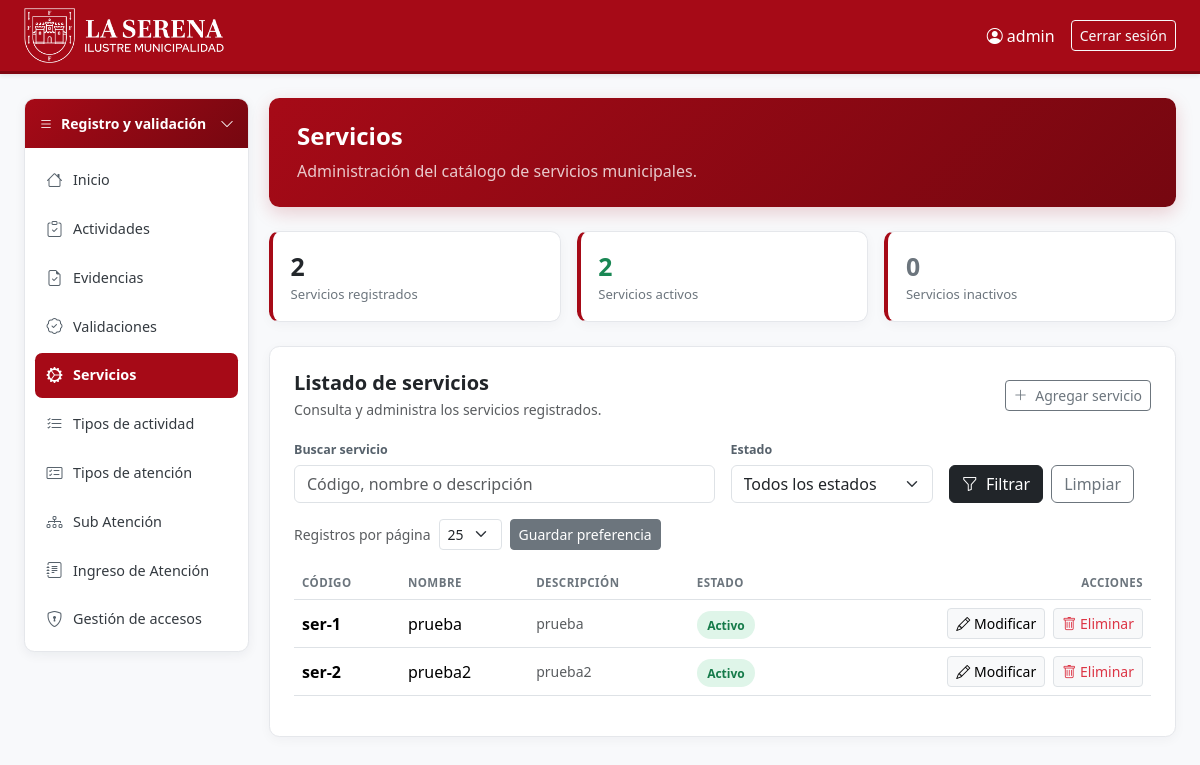
/registration/services/ (signed in), run on the app's committed database.
### registration_validation/models.py (models this page shows, shortened)
class Service(BaseModel):
    service_id = models.BigAutoField(
        primary_key=True,
        verbose_name="ID del servicio",
    )
    code = models.CharField(
        max_length=50,
        unique=True,
        verbose_name="Código",
    )
    name = models.CharField(
        max_length=150,
        verbose_name="Nombre",
    )
    description = models.TextField(
        blank=True,
        verbose_name="Descripción",
    )
    status = models.BooleanField(
        default=True,
        verbose_name="Estado",
    )
    class Meta:
        verbose_name = "Servicio"
        verbose_name_plural = "Servicios"
        ordering = ("name", "service_id")

### registration_validation/views.py (the view)
class ServiceListView(
    ServicePermissionMixin,
    RegistrationPaginationMixin,
    ListView,
):
    model = Service
    permission_required = (
        "registration_validation.view_service"
    )
    template_name = (
        "registration_validation/service_list.html"
    )
    context_object_name = "services"
    def get_queryset(self):
        return filtered_services(self.request)
    def get_context_data(self, **kwargs):
        context = super().get_context_data(**kwargs)
        context["query"] = self.request.GET.get(
            "q", ""
        ).strip()
        context["selected_status"] = self.request.GET.get(
            "status", ""
        ).strip()
        context.update(service_metrics())
        return context

### registration_validation/views.py (called while the page is built)
def registration_page_size_context(request):
    size = request.session.get(
        REGISTRATION_PAGE_SIZE_SESSION_KEY,
        REGISTRATION_PAGE_SIZE,
    )
    if size not in REGISTRATION_PAGE_SIZE_OPTIONS:
        size = REGISTRATION_PAGE_SIZE
    return {
        "page_size": size,
        "page_size_options": REGISTRATION_PAGE_SIZE_OPTIONS,
    }

def scoped_services():
    return Service.objects.filter(deleted_at__isnull=True)

def filtered_services(request):
    services = scoped_services()
    query = request.GET.get("q", "").strip()
    selected_status = request.GET.get("status", "").strip()
    if query:
        services = services.filter(
            Q(code__icontains=query)
            | Q(name__icontains=query)
            | Q(description__icontains=query)
        )
    if selected_status == "active":
        services = services.filter(status=True)
    elif selected_status == "inactive":
        services = services.filter(status=False)
    return services.order_by("name", "service_id")

def service_metrics():
    services = scoped_services()
    return {
        "total_services": services.count(),
        "active_services": services.filter(
            status=True
        ).count(),
        "inactive_services": services.filter(
            status=False
        ).count(),
    }

    def get_page_size(self):
        return registration_page_size_context(
            self.request,
        )["page_size"]

    def get_paginate_by(self, queryset):
        return self.get_page_size()

    def get_context_data(self, **kwargs):
        context = super().get_context_data(**kwargs)
        context.update(
            registration_page_size_context(
                self.request,
            )
        )
        return context

### templates/registration_validation/service_list.html (shortened to what this page needs)
{% extends "registration_validation/base.html" %}
{% block contenido %}
<div class="registration-shell pb-4">
    <section class="registration-hero mb-4">
        <h1 class="fw-bold mb-2">Servicios</h1>
        <p class="mb-0">
            Administración del catálogo de servicios municipales.
        </p>
    </section>
    <div class="row g-3 mb-4">
        <div class="col-md-4">
            <div class="section-card metric h-100">
                <div class="value">
                    {{ total_services|default:"0" }}
                </div>
                <div class="label">Servicios registrados</div>
            </div>
        </div>
        <div class="col-md-4">
            <div class="section-card metric h-100">
                <div class="value text-success">
                    {{ active_services|default:"0" }}
                </div>
                <div class="label">Servicios activos</div>
            </div>
        </div>
        <div class="col-md-4">
            <div class="section-card metric h-100">
                <div class="value text-secondary">
                    {{ inactive_services|default:"0" }}
                </div>
                <div class="label">Servicios inactivos</div>
            </div>
        </div>
    </div>
    <section class="section-card p-3 p-lg-4">
        <div class="d-flex justify-content-between
                    align-items-center flex-wrap gap-2 mb-3">
            <div>
                <h2 class="h5 fw-bold mb-1">
                    Listado de servicios
                </h2>
                <p class="text-muted small mb-0">
                    Consulta y administra los servicios registrados.
                </p>
            </div>
            {% if perms.registration_validation.add_service %}
                <a href="{% url 'registration:service_create' %}"
                   class="btn btn-outline-secondary btn-sm">
                    <i class="bi bi-plus-lg me-1"></i>
                    Agregar servicio
                </a>
            {% endif %}
        </div>
        <form method="get" class="row g-3 mb-3">
            <div class="col-md-6">
                <label class="filter-label" for="service-search">
                    Buscar servicio
                </label>
                <input
                    type="search"
                    id="service-search"
                    name="q"
                    value="{{ query }}"
                    class="form-control"
                    placeholder="Código, nombre o descripción">
            </div>
            <div class="col-md-3">
                <label class="filter-label" for="service-status">
                    Estado
                </label>
                <select
                    id="service-status"
                    name="status"
                    class="form-select">
                    <option value="">Todos los estados</option>
                </select>
            </div>
            <div class="col-md-3 d-flex align-items-end gap-2">
                <button type="submit" class="btn btn-dark">
                    <i class="bi bi-funnel me-1"></i>
                    Filtrar
                </button>
                <a href="{% url 'registration:service_list' %}"
                   class="btn btn-outline-secondary">
                    Limpiar
                </a>
            </div>
        </form>
        {% if not open_modal %}
        <form
            method="post"
            action="{% url 'registration:set_page_size' %}"
            class="d-flex flex-wrap align-items-center gap-2 mb-3">
            <label for="service-page-size"
                   class="form-label mb-0 small text-muted">
                Registros por página
            </label>
            <select
                id="service-page-size"
                name="page_size"
                class="form-select form-select-sm w-auto">
                {% for size in page_size_options %}
                    <option
                        value="{{ size }}"
                        {% if size == page_size %}selected{% endif %}>
                        {{ size }}
                    </option>
                {% endfor %}
            </select>
            <button type="submit"
                    class="btn btn-secondary btn-sm">
                Guardar preferencia
            </button>
        </form>
        {% endif %}
        <div class="table-responsive">
            <table class="table table-hover align-middle">
                <thead>
                    <tr>
                        <th>Código</th>
                        <th>Nombre</th>
                        <th>Descripción</th>
                        <th>Estado</th>
                        <th class="text-end">Acciones</th>
                    </tr>
                </thead>
                <tbody>
                    {% for service in services %}
                    <tr>
                        <td class="fw-semibold">
                            {{ service.code }}
                        </td>
                        <td>
                            {{ service.name }}
                        </td>
                        <td class="text-muted small">
                            {% if service.description %}
                                {{ service.description|truncatechars:100 }}
                            {% else %}
                                Sin descripción
                            {% endif %}
                        </td>
                        <td>
                            {% if service.status %}
                                <span class="status status-green">
                                    Activo
                                </span>
                            {% else %}
                                <span class="status status-muted">
                                    Inactivo
                                </span>
                            {% endif %}
                        </td>
                        <td class="text-end">
                            {% if perms.registration_validation.change_service %}
                                <a
                                    href="{% url 'registration:service_update' service.service_id %}"
                                    class="btn btn-sm btn-light border me-1"
                                    title="Modificar servicio">
                                    <i class="bi bi-pencil"></i>
                                    Modificar
                                </a>
                            {% endif %}
                            {% if perms.registration_validation.delete_service %}
                                <button
                                    type="button"
                                    class="btn btn-sm btn-light border text-danger"
                                    onclick="confirmDeleteService(
                                        '{{ service.service_id }}',
                                        '{{ service.name|escapejs }}'
                                    )">
                                    <i class="bi bi-trash"></i>
                                    Eliminar
                                </button>
                            {% endif %}
                        </td>
                    </tr>
                    {% endfor %}
                </tbody>
            </table>
        </div>
    </section>
</div>
{% endblock %}

### templates/base.html (shortened to what this page needs)
<!DOCTYPE html>
{% load static %}
<html lang="es">
<head>
    <link href="https://cdn.jsdelivr.net/npm/bootstrap@5.3.3/dist/css/bootstrap.min.css" rel="stylesheet">
    <link href="https://cdn.jsdelivr.net/npm/bootstrap-icons@1.11.3/font/bootstrap-icons.min.css" rel="stylesheet">
</head>
<body>
<nav class="navbar navbar-expand-lg topbar mb-4 shadow-sm">
    <div class="container-fluid px-4">
        <a class="navbar-brand py-0" href="{% url 'home' %}">
            <img src="{% static 'img/horizontal-blanco.png' %}" alt="Logo La Serena" height="55">
        </a>
        <div class="collapse navbar-collapse" id="navbarMain">
            {% if user.is_authenticated %}
            <ul class="navbar-nav me-auto">
                {% block top_links %}
                <li class="nav-item"><a class="nav-link" href="{% url 'home' %}"></a></li>
                {% endblock %}
            </ul>
            <span class="navbar-text me-3"><i class="bi bi-person-circle"></i> {{ user.username }}</span>
            <form method="post" action="{% url 'logout' %}" class="d-inline">
                <button type="submit" class="btn btn-outline-light btn-sm">Cerrar sesión</button>
            </form>
            {% endif %}
        </div>
    </div>
</nav>
<div class="container-fluid px-4">
    <div class="workspace-layout">
        {% block sidebar %}{% endblock %}
        <div class="workspace-content">
            <main>
        {% block contenido %}{% endblock %}
            </main>
        </div>
    </div>
</div>
</body>
</html>

### templates/base.html (style rules this page uses)
body { background: #f8f9fb; }
.topbar { background-color: #a60a17; border-bottom: 3px solid #800711; }
.topbar .navbar-brand, .topbar .nav-link, .topbar .navbar-text { color: #fff; }
.topbar .navbar-brand { font-weight: bold; font-size: 1.2rem; }
.workspace-layout { display: flex; align-items: flex-start; gap: 1.25rem; }
.workspace-content { flex: 1 1 auto; min-width: 0; }

### templates/registration_validation/base.html (style rules this page uses)
.registration-shell { max-width: 1480px; margin: 0 auto; min-width: 0; }
.registration-hero { background: linear-gradient(135deg, #a60a17, #760710); color: #fff; border-radius: .65rem; padding: 1.5rem 1.75rem; box-shadow: 0 6px 18px rgba(166, 10, 23, .18); }
.registration-hero h1 { font-size: clamp(1.35rem, 2vw, 1.85rem); }
.registration-hero p { color: rgba(255, 255, 255, .78); }
.registration-shell .section-card { background: #fff; border: 1px solid #e5e7eb; border-radius: .65rem; box-shadow: 0 3px 12px rgba(24, 33, 44, .04); }
.registration-shell .metric { border-left: 4px solid #a60a17; padding: 1rem 1.1rem; }
.registration-shell .metric .value { font-size: 1.55rem; font-weight: 700; color: #23272b; }
.registration-shell .metric .label { color: #6c757d; font-size: .82rem; }
.registration-shell .table thead th { color: #6c757d; font-size: .72rem; letter-spacing: .04em; text-transform: uppercase; white-space: nowrap; }
.registration-shell .table tbody td { vertical-align: middle; }
.registration-shell .status { border-radius: 999px; font-size: .75rem; font-weight: 600; padding: .35rem .65rem; }
.registration-shell .status-green { background: #dff5e9; color: #147a49; }
.registration-shell .filter-label { color: #56616b; font-size: .78rem; font-weight: 600; margin-bottom: .35rem; }

### data on the page
Service: code "ser-1", name "prueba", description "prueba", status "Activo"
Service: code "ser-2", name "prueba2", description "prueba2", status "Activo"

### other printed values
{{ user.username }} "admin"
{{ total_services|default:"0" }} "2"
{{ active_services|default:"0" }} "2"
{{ inactive_services|default:"0" }} "0"
form field page_size "25"
